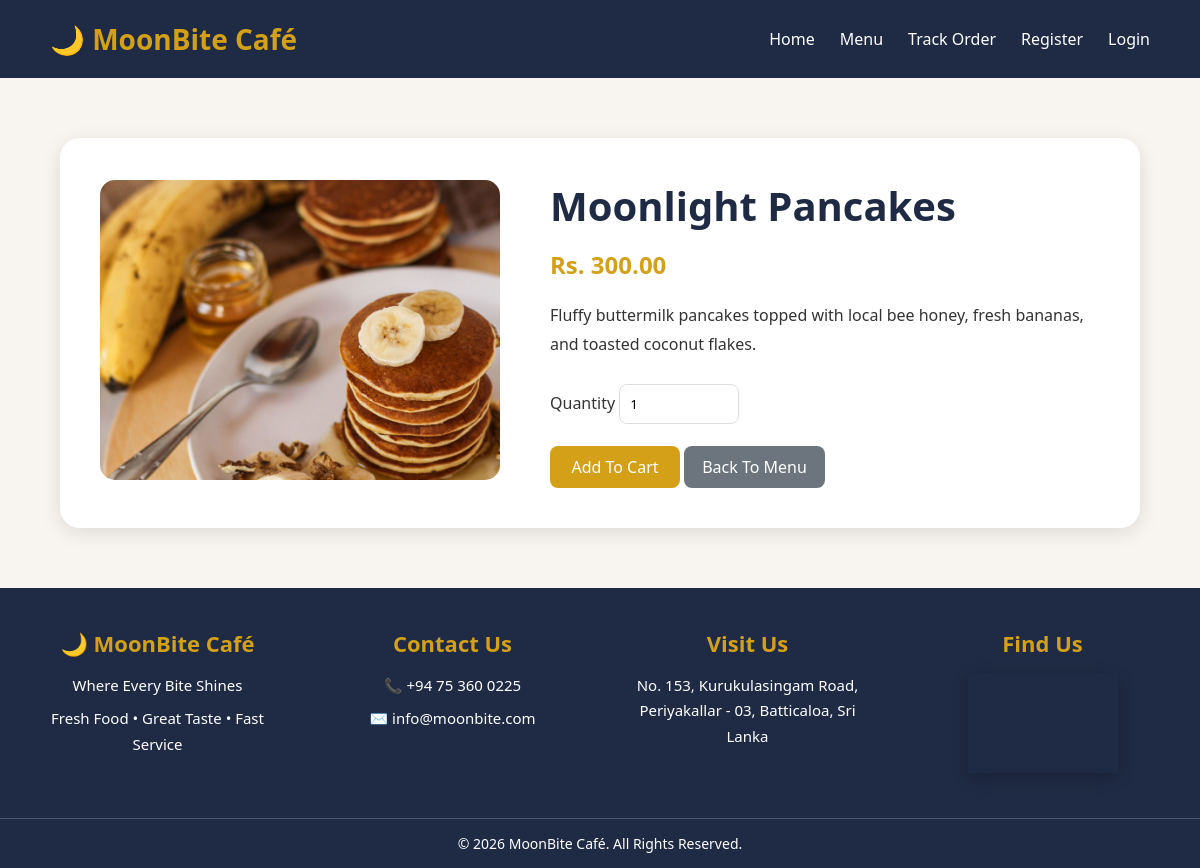
The app's page /food_details.php?id=1 with its own data.
### tables this page shows
CREATE TABLE `food` (
  `food_id` int(11) NOT NULL,
  `category_id` int(11) NOT NULL,
  `food_name` varchar(100) NOT NULL,
  `description` text DEFAULT NULL,
  `price` decimal(10,2) NOT NULL,
  `image` varchar(255) DEFAULT NULL,
  `availability` enum('Available','Unavailable') DEFAULT 'Available',
  `featured` tinyint(1) DEFAULT 0
);

### public/food_details.php (the view, shortened to what this page needs)
<?php
include('../config/db.php');
include('includes/header.php');
include('includes/navbar.php');
$id = $_GET['id'];
$result = mysqli_query(
    $conn,
    "SELECT *
     FROM food
     WHERE food_id = $id"
);
$food = mysqli_fetch_assoc($result);
?>
<div class="food-details-container">
    <div class="food-details-card">
        <div class="food-image">
            <img
            src="../uploads/<?= $food['image']; ?>"
            alt="<?= $food['food_name']; ?>">
        </div>
        <div class="food-info">
            <h1>
                <?= $food['food_name']; ?>
            </h1>
            <h2>
                Rs. <?= number_format($food['price'],2); ?>
            </h2>
            <p>
                <?= $food['description']; ?>
            </p>
            <form action="add_to_cart.php" method="POST">
                <label>
                    Quantity
                </label>
                <input
                type="number"
                name="quantity"
                value="1"
                min="1"
                class="qty-box">
                <br><br>
                <button
                type="submit"
                class="btn">
                    Add To Cart
                </button>
                <a
                href="menu.php"
                class="back-btn">
                Back To Menu
                </a>
            </form>
        </div>
    </div>
</div>
<?php
include('includes/footer.php');
?>

### assets/css/customer.css (style rules this page uses)
* { margin:0; padding:0; box-sizing:border-box; font-family:'Segoe UI',sans-serif; }
body { height: 100%; min-height:100vh; display:flex; flex-direction:column; background:#F8F5F0; color:#333; }
.food-details-container { padding:60px; }
.food-details-card { display:flex; align-items:center; gap:50px; background:white; padding:40px; border-radius:20px; box-shadow:0 5px 20px rgba(0,0,0,0.1); }
.food-image img { width:400px; height:300px; object-fit:cover; border-radius:15px; }
.food-info { flex:1; }
.food-info h1 { font-size:40px; margin-bottom:15px; color:#1F2A44; }
.food-info h2 { color:#D4A017; margin-bottom:20px; }
.food-info p { line-height:1.8; margin-bottom:25px; }
.qty-box { width:120px; padding:10px; border:1px solid #ddd; border-radius:8px; }
.hero-btn, .btn, .mbtn, .back-btn { display:inline-block; min-width:130px; padding:10px 18px; text-align:center; background:#D4A017; color:white; text-decoration:none; border:none; border-radius:8px; font-size:16px; font-weight:500; cursor:pointer; transition:0.3s; }
.back-btn { background:#6c757d; }

### records on screen
food: image (picture), food_name "Moonlight Pancakes", price "300.00", description "Fluffy buttermilk pancakes topped with local bee honey, fresh bananas, and toasted coconut flakes."
